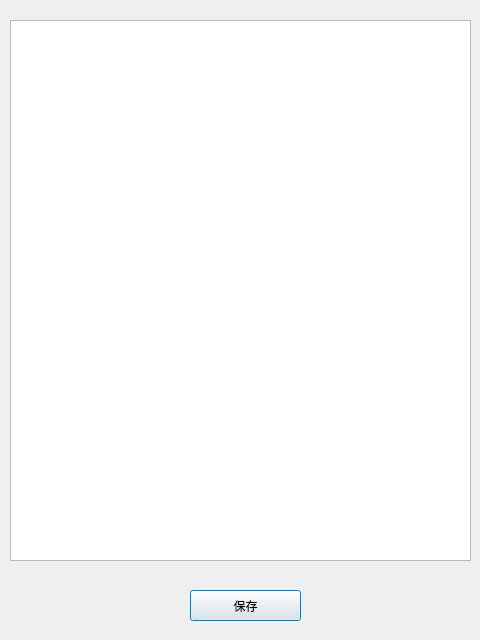
<?xml version="1.0" encoding="UTF-8"?>
<ui version="4.0">
 <class>Dialog_media_move</class>
 <widget class="QDialog" name="Dialog_media_move">
  <property name="windowModality">
   <enum>Qt::ApplicationModal</enum>
  </property>
  <property name="geometry">
   <rect>
    <x>0</x>
    <y>0</y>
    <width>480</width>
    <height>640</height>
   </rect>
  </property>
  <property name="windowTitle">
   <string>将媒体移动到选中字幕</string>
  </property>
  <widget class="QTableWidget" name="tableWidget_media_move">
   <property name="geometry">
    <rect>
     <x>10</x>
     <y>20</y>
     <width>461</width>
     <height>541</height>
    </rect>
   </property>
   <property name="contextMenuPolicy">
    <enum>Qt::CustomContextMenu</enum>
   </property>
   <property name="editTriggers">
    <set>QAbstractItemView::NoEditTriggers</set>
   </property>
   <property name="selectionBehavior">
    <enum>QAbstractItemView::SelectRows</enum>
   </property>
   <property name="verticalScrollMode">
    <enum>QAbstractItemView::ScrollPerPixel</enum>
   </property>
   <property name="horizontalScrollMode">
    <enum>QAbstractItemView::ScrollPerPixel</enum>
   </property>
   <attribute name="horizontalHeaderMinimumSectionSize">
    <number>40</number>
   </attribute>
   <attribute name="verticalHeaderVisible">
    <bool>false</bool>
   </attribute>
   <attribute name="verticalHeaderMinimumSectionSize">
    <number>23</number>
   </attribute>
   <attribute name="verticalHeaderDefaultSectionSize">
    <number>40</number>
   </attribute>
   <attribute name="verticalHeaderHighlightSections">
    <bool>false</bool>
   </attribute>
  </widget>
  <widget class="QPushButton" name="pushButton">
   <property name="geometry">
    <rect>
     <x>190</x>
     <y>590</y>
     <width>111</width>
     <height>31</height>
    </rect>
   </property>
   <property name="text">
    <string>保存</string>
   </property>
  </widget>
 </widget>
 <resources/>
 <connections/>
</ui>
